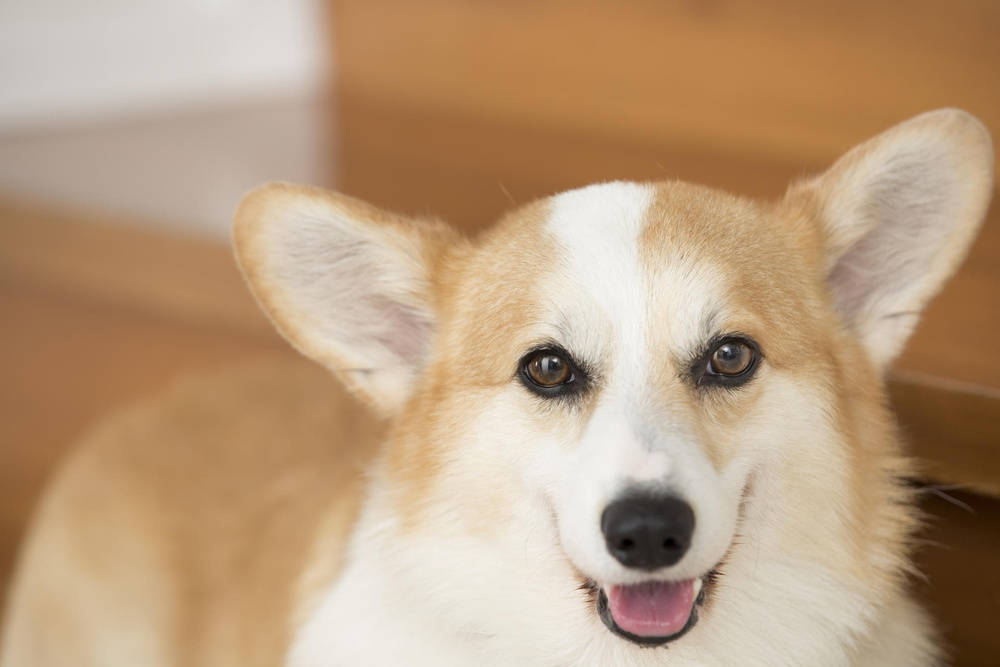
#> input picture sample.jpg, 1000 x 667 px, shrunk from 1920 x 1280 before the run
$ jupyter execute --allow-errors '12.넘파이.ipynb'
#> lines starting #> are read from the running program, lines starting #| are printed output that depends on the picture
#> (a cell that did not finish here is left out)

[cell 2]
import numpy as np  #numpy의 별칭 np

[cell 3]
data = [
    [120, 135, 150, 145],  # 제품A
    [100, 110, 140, 130],  # 제품B
    [90, 100, 95, 105] ]
data

[cell 4]
np.array(data)

[cell 5]
sales_data = np.array(data) # data의 배열선언
np.sum(sales_data, axis=1)  #총판매량

[cell 6]
profit_per_unit = np.array([20, 30, 25])
np.dot(profit_per_unit, sales_data) # dot:  두 넘파이 리스트의 곱

# 이미지처리

[cell 7]
from PIL import Image    # pip install pillow
img =Image.open('sample.jpg')
#> img is the input picture: PIL image 1000x667 RGB; mean R, G, B 186.1, 157.1, 126.9
img_arry = np.array(img)
new_img = np.clip(img_arry+10, 0, 255).astype(np.uint8)

Image.fromarray(new_img).save('new_sample.jpg')

[cell 8]
from PIL import Image
img = Image.open('sample.jpg').convert('L')
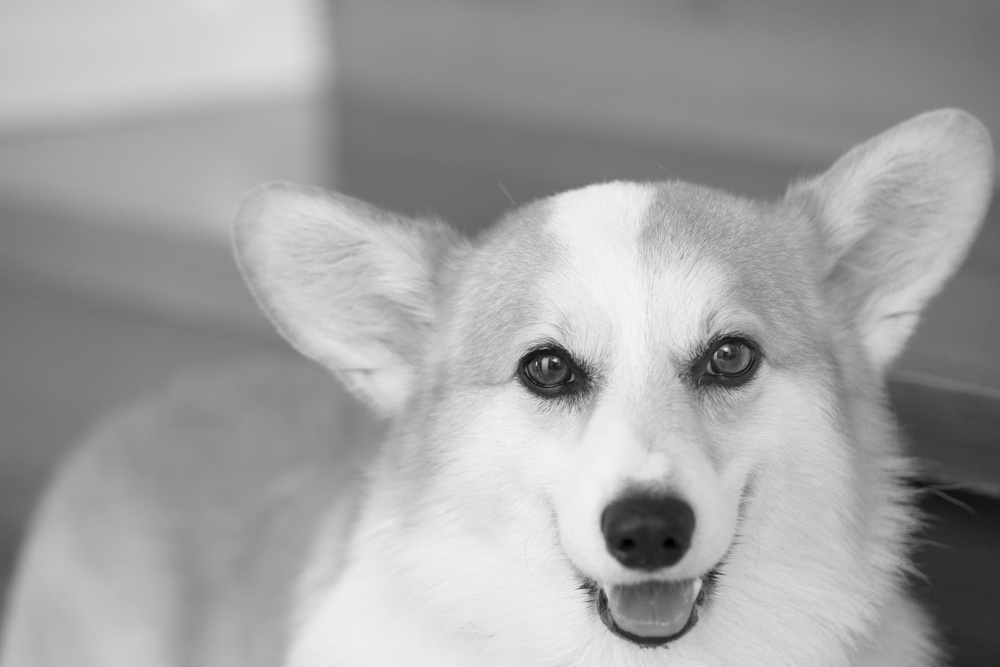
#> img: PIL image 1000x667 L; min 0, max 247, mean 162.3
img_ary = np.array(img)
new_img = np.clip(img_ary+10, 0, 255).astype(np.uint8)
#> new_img: shape (667, 1000)

Image.fromarray(new_img).save('new_sample.jpg')

# 데이터 시뮬레이션

1차원 배열의 랜딩워크 시뮬레이션

[cell 9]
import matplotlib.pyplot as plt  # pip install matplotlib

n_step =1000
step = np.random.choice([-1,1], size= n_step)
walk = np.cumsum(step)
plt.plot(walk)
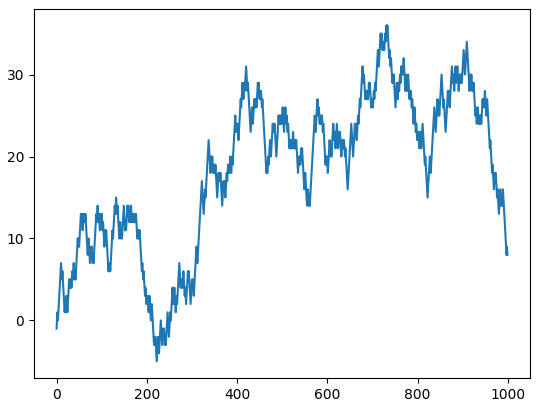
#> figure drawn by matplotlib, 1 panel; curve peaks at x = 731, y = 36

[cell 10]
# 배열 생성 - 2차원: 행렬
arr = np.array([[1, 2, 3],
                [4, 5, 6],
                [7, 8, 9]])

# 배열의 속성 확인
print('배열의 차원:', arr.ndim)         # 2
print('배열의 형태:', arr.shape)        # (3, 3)
print('배열의 크기:', arr.size)         # 9
print('배열의 데이터 타입:', arr.dtype) # int64
print('배열 요소의 크기:', arr.itemsize) # 8 (바이트)
print('배열의 strides:', arr.strides)   # (24, 8)

[cell 11]
# 리스트로부터 배열 생성
arr1 = np.array([1, 2, 3, 4, 5])

# 0으로 채워진 배열 생성
arr2 = np.zeros(5)

# 1로 채워진 배열 생성
arr3 = np.ones((3, 3))

# 1부터 10까지 2씩 증가하는 배열
range_arr = np.arange(1, 10, 2)
print(range_arr)

 # 0부터 100까지 5개의 숫자를 균등 간격으로 생성
linspace_arr = np.linspace(0, 100, 5)
print(linspace_arr)

# 2행 3열의 랜덤 값 배열 (0~1 사이)
random_arr = np.random.rand(2, 3)
print(random_arr)

[cell 12]
tensor_list = [[[1,2,3,4],[1,2,3,4],[1,2,3,4]],  # 4,3,4     4면 3행 4열
               [[1,2,3,4],[1,2,3,4],[1,2,3,4]],
               [[1,2,3,4],[1,2,3,4],[1,2,3,4]],
               [[1,2,3,4],[1,2,3,4],[1,2,3,4]]]
type(tensor_list)
tensor_list

[cell 13]
arr1 = (np.array(tensor_list))
type(arr1)

[cell 14]
arr1

[cell 15]
arr1.shape  # 4,3,4     4면 3행 4열

[cell 16]
arr2 = np.array([[1, 2, 3],
                 [4, 5, 6],
                 [7, 8, 9]])
type(arr2)

[cell 17]
arr3 = np.array([1, 2, 3])
type(arr3)

[cell 18]
arr.dtype, arr3.dtype

[cell 19]
arr4 = np.array([1, 2, 3])

[cell 20]
id(arr3), id(arr4)

[cell 21]
# type 변환
list2 =[1,2,4,'5',10]
type(list2)
t_1 = np.array(list2)
t_1.dtype, t_1

[cell 22]
np.array(list2,float).dtype

# shape 속성

[cell 23]
list2 =[1,2,3,4,5,6,7,8]
t_2 = np.array(list2)
t_2.shape,t_2.ndim

[cell 24]
#3,4
list2 = [[1,2,3,0],
         [4,5,6,0],
         [7,8,9,0],
         ]

[cell 25]
list3 =range(1,13)
list3 =np.array(list3).reshape((3,4))
list3

[cell 26]
list3.reshape((4,3))

[cell 27]
list4 =np.array([1,2,3])
list4.reshape((1,3))  # list4[np.newaxis, :]

#> (a cell that did not finish here is left out)

[cell 29]
list4[np.newaxis, :]

[cell 30]
list4[:, np.newaxis]  # list4.reshape((3,1))

## araneg()
range(시작, 끝, 스탭)

[cell 31]
np.arange(10)

[cell 32]
np.arange(-5,5)

[cell 33]
np.arange(0,5,0.5)

[cell 34]
# 2,3
np.arange(1,7).reshape((2,3)).shape

[cell 35]
# 2,3,4
list1 = np.arange(1,25).reshape((2,3,4))

[cell 36]
list1

[cell 37]
list1.reshape((24,))

[cell 38]
# 리스트로부터 배열 생성
arr1 = np.array([1,2,3,4,5])

# 0으로 채워진 배열 생성
arr2 = np.zeros(5)  # zeros 기본 데이터 타입: float64

# 1로 채워진 배열 생성
arr3 = np.ones((3,4)) # 3행4열 ones 기본 데이터 타입: float64

# 1부터 10까지 2씩 증가하는 배열
arr4 = np.arange(1,10,2)

# 0부터 100까지 5개의 숫자를 균등 간격으로 생성
arr5 = np.arange(0,101,5)

# 2행 3열의 랜덤 값 배열 (0~1 사이) rand: 0 이상 1 미만의 난수(float)
arr6 = np.random.rand(2,3)

[cell 39]
# 2차원 배열 생성 2,2
arr_2d = np.array([[1,2],
                [3,4]])

[cell 40]
# 3차원 배열 생성 : 3,2,2
arr_3d = np.array([[[1,2],[3,4]],
                   [[5,6],[7,8]],
                   [[9,0],[0,0]]])

# 배열의 shape 확인
arr_3d.shape

[cell 41]
identity_martix = np.identity(3)  # np.identity(): 단위행렬 생성
identity_martix

[cell 42]
diagonal_matrix = np.diag([1, 2, 3])  #  np.diag(대각값,): 대각행렬 생성
diagonal_matrix

[cell 43]
a = np.arange(9).reshape(3,3)
diagonal_matrix_value = np.diag(a)  # 대각행렬을 만들기 위해 2차원배열에서 대각값 추출 0,4,8
diagonal_matrix_value

[cell 44]
# 3x3 단위행렬 생성 (N=3)
eye_matrix = np.eye(3)
print(eye_matrix)
# [[1. 0. 0.]
#  [0. 1. 0.]
#  [0. 0. 1.]]

# 4x3 직사각형 행렬 생성 (N=4, M=3)
rect_eye = np.eye(4, 3)
print(rect_eye)
# [[1. 0. 0.]
#  [0. 1. 0.]
#  [0. 0. 1.]
#  [0. 0. 0.]]

# k 매개변수로 대각선 위치 조정 (k=1은 주대각선 위로 한 칸)
shifted_eye = np.eye(3, k=1)
print(shifted_eye)
# [[0. 1. 0.]
#  [0. 0. 1.]
#  [0. 0. 0.]]

[cell 45]
# 기존 배열
arr = np.array([[1, 2, 3], [4, 5, 6]])

# empty_like(): 초기화되지 않은 배열 생성
empty_arr = np.empty_like(arr)

# zeros_like(): 0으로 채워진 배열 생성
zeros_arr = np.zeros_like(arr)

# ones_like(): 1로 채워진 배열 생성
ones_arr = np.ones_like(arr)

# full_like(): 지정된 값으로 채워진 배열 생성
full_arr = np.full_like(arr, 7)  # 7로 채워진 배열

print("원본 배열의 shape:", arr.shape)
print("zeros_like 결과:\n", zeros_arr)
print("ones_like 결과:\n", ones_arr)
print("full_like 결과:\n", full_arr)

# 행렬의 연산
## 파이썬 자료형과의 비교

[cell 46]
list_data = [1,2,3,4,5]  # __add__, .append()
list_data + list_data

[cell 47]
## 요소별 연산 -> element wise
a1 = np.array(list_data)
a1 +2  # 브로드케스팅 사칙연산(2,2,2,2,2)

[cell 48]
a2 = np.array([2,3,1,4,2])
a1 + a2

[cell 49]
a_array =np.arange(3)
b_array = np.arange(3)[:,np.newaxis]
a_array,b_array

[cell 50]
a_array + b_array

[cell 51]
import numpy as np

arr = np.array([1, 2, 3, 4, 5])
print(arr + 2)  # [3, 4, 5, 6, 7]
print(arr * 3)  # [3, 6, 9, 12, 15]
print(2 ** arr)  # [2, 4, 8, 16, 32]

[cell 52]
# 기본 산술 연산 예제
arr1 = np.array([1, 2, 3, 4])
arr2 = np.array([5, 6, 7, 8])

# 덧셈
print("덧셈:", arr1 + arr2)  # [6 8 10 12]

# 뺄셈
print("뺄셈:", arr2 - arr1)  # [4 4 4 4]

# 곱셈
print("곱셈:", arr1 * arr2)  # [5 12 21 32]

# 나눗셈
print("나눗셈:", arr2 / arr1)  # [5. 3. 2.33... 2.]

# 제곱
print("제곱:", np.square(arr1))  # [1 4 9 16]

# 제곱근
print("제곱근:", np.sqrt(arr1))  # [1. 1.41421356 1.73205081 2.]

# 지수
print("지수:", np.exp(arr1))  # [2.71828183 7.3890561 20.08553692 54.59815003]

# 로그
print("로그:", np.log(arr1))  # [0. 0.69314718 1.09861229 1.38629436]

[cell 53]
# shape이 같은 배열 간의 연산
# 기본적으로 두 배열의 shape이 동일해야 한다.
a = np.array([[1, 2], [3, 4]])
b = np.array([[5, 6], [7, 8]])

print("덧셈:\n", a + b)
print("뺄셈:\n", a - b)
print("곱셈:\n", a * b)
print("나눗셈:\n", a / b)

# shape이 다른 경우 오류 발생
c = np.array([[1, 2, 3], [4, 5, 6]])  # shape: (2, 3)
d = np.array([[1, 2], [3, 4]])        # shape: (2, 2)

# 이 연산은 오류를 발생시킴
# print(c + d)  # ValueError: operands could not be broadcast together

[cell 54]
# 비교 연산 예제
# 배열의 각 요소에 대해 개별적인 비교를 수행
arr1 = np.array([1, 2, 3, 4, 5])
arr2 = np.array([1, 3, 3, 0, 5])

# 같음 비교
print("같음:", arr1 == arr2)  # [ True False  True False  True]

# 크기 비교
print("더 큼:", arr1 > arr2)  # [False False False  True False]
print("더 작음:", arr1 < arr2)  # [False  True False False False]

# 논리 연산 결합
mask = (arr1 >= 3) & (arr2 <= 4)
print("복합 조건:", mask)  # [False False  True False False]

# 비교 결과를 이용한 필터링
filtered = arr1[arr1 > 3]
print("3보다 큰 값:", filtered)  # [4 5]

[cell 55]
# 요소별 연산 예제
a = np.array([1, 2, 3])
b = np.array([4, 5, 6])

print("요소별 덧셈:", a + b)      # [5 7 9]
print("요소별 곱셈:", a * b)      # [4 10 18]
print("요소별 제곱:", np.square(a))  # [1 4 9]
print("요소별 제곱근:", np.sqrt(a))  # [1. 1.41421356 1.73205081]

## 브로드 캐스팅
- 크기가 다른 배열 간의 연산을 가능하게 하는 NumPy의 강력한 기능
- 차원이 다른 두 배열의 연산에서 낮은 차원의 배열이 차원을 맞추어 변환

[cell 56]
# 브로드캐스팅 예제
arr = np.array([[1, 2, 3],
                [4, 5, 6]])
scalar = 2

# 배열과 스칼라의 연산
print("배열 * 스칼라:")
print(arr * scalar)
# [[ 2  4  6]
#  [ 8 10 12]]

# 1차원 배열과 2차원 배열의 연산
row = np.array([1, 0, 1])
print("\n2차원 배열 + 1차원 배열:")
print(arr + row)
# [[2 2 4]
#  [5 5 7]]

[cell 57]
arr = np.array([[1, 2, 3],
                [4, 5, 6]])

print("합계:", arr.sum())          # 21
print("평균:", arr.mean())         # 3.5
print("표준편차:", arr.std())      # 1.707825127659933
print("행 방향 합계:", arr.sum(axis=1))  # [6 15]
print("열 방향 평균:", arr.mean(axis=0))  # [2.5 3.5 4.5]

## 배열의 결합, 연결

concatenate(),vstack(), hstack()

[cell 58]
a_array,b_array

#> (a cell that did not finish here is left out)

[cell 60]
v1 =[1,2,3]
v2 = [4,5,6,7]
np.concatenate([v1,v2],axis=0)

[cell 61]
grid = np.array([[1,2,3],[1,2,3]])
np.concatenate([grid,grid], axis=0) #np.concatenate([grid,grid],axis=0)

[cell 62]
np.vstack([v1,v1])

# 인덱싱
axis() = 0

aixs = =1

aixs = =3

[cell 63]
arr_2d = np.array([[1,2,3],[4,5,6]])
np.sum(arr_2d)

[cell 64]
np.sum(arr_2d, axis=1)

## 배열의 인덱싱
배열[행인덱스, 열인덱스]

[cell 65]
arr = np.array([1,2,3,4,5])
arr[0],arr[-1]

## 슬라이싱
- [:] 전체
- [0:n] 0~n-1까지
- [:5] 0~4 까지

리스트의 차이점
- 리스트: 복사본을 리턴
- 배열: 원본 배열의 뷰 -> 복사 x, 원본에도 영향을미친다.
- 슬라이싱 copy()

[cell 66]
arr = np.array([0, 1, 2, 3, 4, 5])
print(arr[2:5])    # [2 3 4]
print(arr[::2])    # [0 2 4]

[cell 67]
arr_2d = np.array([[1, 2, 3, 4],
                   [5, 6, 7, 8],
                   [9, 10, 11, 12]])
print(arr_2d[:2, 1:3])    # 처음 두 행, 두 번째와 세 번째 열
# [[2 3]
#  [6 7]]

[cell 68]
x = np.arange(10)
x

[cell 69]
new_x = x[4:7]
new_x

[cell 70]
new_x[0] = 100
new_x ,x

[cell 71]
new_x1 = x[4:7].copy()
new_x1[0] = 200
new_x1 ,x

# 인덱싱 연습하기

[cell 72]
import numpy as np

# 기준이 될 4x4 배열 생성 (이미지와움 동일하게 0부터 15까지의 숫자로 채)
arr_2d = np.arange(16).reshape((4, 4))

print("원본 4x4 배열:")
print(arr_2d)
print("-" * 30)

[cell 73]
# 첫 번째 행 전체
print(arr_2d[0])

[cell 74]
#마지막 열 전체
print(arr_2d[:,3])
print(arr_2d[:,-1])

[cell 75]
#첫 번째 행과 마지막 행만 선택, 각 행의 첫번째, 마지막 열 선택
print(arr_2d[0:4:3,0:4:3])
print(arr_2d[[0,3]][:,[0,3]])

[cell 76]
# 짝수 인덱스 행(0번째, 2번째 행), 홀수 인덱스 열 선택
print(arr_2d[0:3:2,1::2])
print(arr_2d[::2,1::2])
print(arr_2d[::2][:,1::2])

[cell 77]
#위의 3차원 행렬을 작성하세요
# 기준이 될 4,6,6 배열 생성 (이미지와움 동일하게 0부터 15까지의 숫자로 채)
arr_3d = np.arange(36).reshape((6,6))

arr_4d =np.stack((arr_3d,arr_3d,arr_3d,arr_3d)).reshape((4,6,6))


print("원본 4,6,6 배열:")
print(arr_4d)
print("-" * 30)

[cell 78]
# 2번째 층(깊이, 면) 선택
arr_4d[1, :, :]

[cell 79]
#각 층의 (0,0)위치의 값을 각 층의 인덱스로 설정

for d_idx in range(4):
  arr_4d[d_idx, 0,0] = d_idx
arr_4d

[cell 80]
# 2번째 층 선택
arr_4d[1]

[cell 81]
#모든 층, 네번째행, 두번째 열 원소 선택, 1차원 배열로 작성
arr_4d[1,3:4,1]
arr_4d[:, 3, 1]

[cell 82]
#배열의 첫 두 층, 마지막 두 행, 마지막 두 열 선택
arr_4d[2:,4:6,4:6] , arr_4d[:2, -2:, -2:]

[cell 83]
#짝수 인덱스층, 모든행의 세번째열 선택
arr_4d[:5:2,:,2] , arr_4d[::2, :, 2]

[cell 84]
#세번째 층, 두째번째 행에서 네번 행, 홀수 인덱스 열
arr_4d[2,1:4,1:6:2] , arr_4d[2, 1:4, 1::2]

# 인덱싱 기법

- 기본 인덱싱
- 블리언 인덱싱
- 팬시 인덱싱

## 블리언 인덱싱
비교연산자, 논리연산자를 이용한 마스크 행렬을 생성
마스크 행렬을 이용한 인덱싱

[cell 85]
# 부울행렬
x = np.array([1,2,3,4,5])
x<3

[cell 86]
np.less(x,3)

[cell 87]
x1 = np.array([[1,2,3],[4,5,6]])
x1.shape
x1 > 5

[cell 88]
data =np.arange(28).reshape(7,4)
data > 4

[cell 89]
data[data > 5]

[cell 90]
name = np.array(['Bob','Joe','Will','Bob','loe','Jhon','Jhon'])
name

[cell 91]
name =='Bob'

[cell 92]
data

[cell 93]
data[data > 5]  # 조건에 맞는 값 추출 -> 1차원

[cell 94]
data[name =='Bob']  # 부울인덱싱

## 조건식의 규칙
- 조건식으로 사용할 행렬의 값이 문자여도 결과인 true/False 식으로 나오면 필터가 된다.
- 필터로 사용할 행렬의 개수 ==원본 데이터의 개수 : "짝이 맞아야 한다" Indexeeror
- 행렬[조건식, ]
- 행렬 [:, 조건식]
- 괄호()로 우선순위를 지정할 수 있다.
- 복합조건: 논리함수 and, or-> &, | 로 표현한다
- 부정연산자: != , ~

[cell 95]
name

#> (a cell that did not finish here is left out)

[cell 97]
data[name =='Bob', :]

[cell 98]
data[name =='Bob', 1]

#> (a cell that did not finish here is left out)

[cell 100]
mask = (name=='Bob') & (name =='Will')

[cell 101]
data[mask]

# 팬시 인덱싱
- 정수 리스트를 인덱스로 사용
- 행,열의 순서를 바꿀 수 있다.

[cell 102]
data

[cell 103]
data[[3,0]]

[cell 104]
arr = np.empty((8,4))
arr

[cell 105]
for i in range(8):
    arr[i] = i
arr
